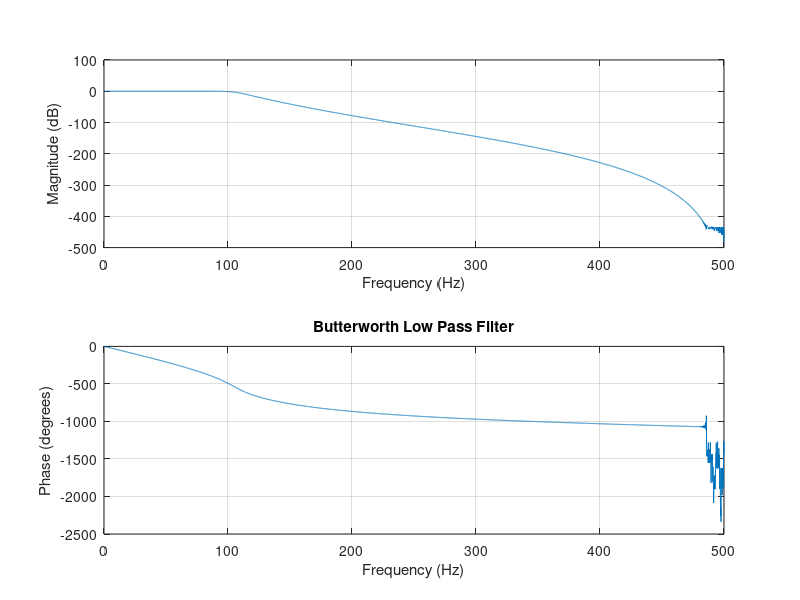

This figure's MATLAB source:

clc; clear all; close all;

Ap = 1;
Ast = 40;
Fpass = 100;
Fstop = 150;
Fs = 1000;

Wpass = 2*Fpass/Fs;
Wstop = 2*Fstop/Fs;

[n,Wn] = buttord(Wpass,Wstop,Ap,Ast);
[b,a] = butter(n,Wn,'low');

freqz(b,a,8192,Fs);
title('Butterworth Low Pass Filter');
